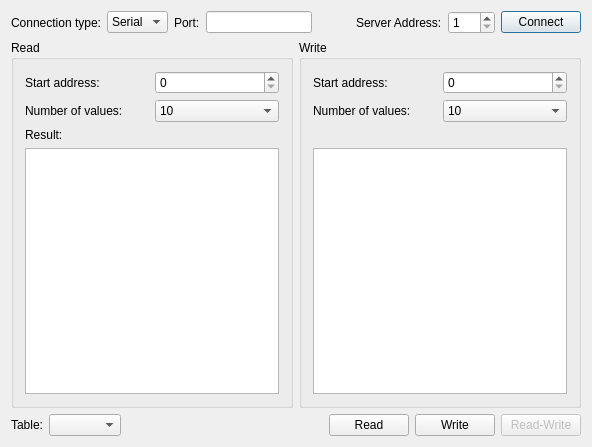
<?xml version="1.0" encoding="UTF-8"?>
<ui version="4.0">
 <class>MainBox</class>
 <widget class="QWidget" name="MainBox">
  <property name="geometry">
   <rect>
    <x>0</x>
    <y>0</y>
    <width>592</width>
    <height>447</height>
   </rect>
  </property>
  <property name="maximumSize">
   <size>
    <width>16777215</width>
    <height>1000</height>
   </size>
  </property>
  <property name="windowTitle">
   <string>Modbus Master Example</string>
  </property>
  <layout class="QVBoxLayout" name="verticalLayout_2">
   <item>
    <layout class="QVBoxLayout" name="verticalLayout">
     <item>
      <layout class="QGridLayout" name="gridLayout">
       <item row="0" column="5">
        <widget class="QLabel" name="label_27">
         <property name="sizePolicy">
          <sizepolicy hsizetype="Maximum" vsizetype="Preferred">
           <horstretch>0</horstretch>
           <verstretch>0</verstretch>
          </sizepolicy>
         </property>
         <property name="text">
          <string>Server Address:</string>
         </property>
        </widget>
       </item>
       <item row="0" column="7">
        <widget class="QPushButton" name="connectButton">
         <property name="sizePolicy">
          <sizepolicy hsizetype="Maximum" vsizetype="Fixed">
           <horstretch>0</horstretch>
           <verstretch>0</verstretch>
          </sizepolicy>
         </property>
         <property name="text">
          <string>Connect</string>
         </property>
         <property name="checkable">
          <bool>false</bool>
         </property>
         <property name="autoDefault">
          <bool>false</bool>
         </property>
         <property name="default">
          <bool>true</bool>
         </property>
        </widget>
       </item>
       <item row="0" column="4">
        <spacer name="horizontalSpacer">
         <property name="orientation">
          <enum>Qt::Horizontal</enum>
         </property>
         <property name="sizeHint" stdset="0">
          <size>
           <width>40</width>
           <height>20</height>
          </size>
         </property>
        </spacer>
       </item>
       <item row="0" column="6">
        <widget class="QSpinBox" name="serverEdit">
         <property name="sizePolicy">
          <sizepolicy hsizetype="Maximum" vsizetype="Fixed">
           <horstretch>0</horstretch>
           <verstretch>0</verstretch>
          </sizepolicy>
         </property>
         <property name="minimum">
          <number>1</number>
         </property>
         <property name="maximum">
          <number>247</number>
         </property>
        </widget>
       </item>
       <item row="0" column="1">
        <widget class="QComboBox" name="connectType">
         <item>
          <property name="text">
           <string>Serial</string>
          </property>
         </item>
         <item>
          <property name="text">
           <string>TCP</string>
          </property>
         </item>
        </widget>
       </item>
       <item row="0" column="2">
        <widget class="QLabel" name="label_2">
         <property name="sizePolicy">
          <sizepolicy hsizetype="Maximum" vsizetype="Preferred">
           <horstretch>0</horstretch>
           <verstretch>0</verstretch>
          </sizepolicy>
         </property>
         <property name="text">
          <string>Port:</string>
         </property>
        </widget>
       </item>
       <item row="0" column="0">
        <widget class="QLabel" name="label">
         <property name="text">
          <string>Connection type:</string>
         </property>
        </widget>
       </item>
       <item row="0" column="3">
        <widget class="QLineEdit" name="portEdit">
         <property name="sizePolicy">
          <sizepolicy hsizetype="Preferred" vsizetype="Fixed">
           <horstretch>0</horstretch>
           <verstretch>0</verstretch>
          </sizepolicy>
         </property>
        </widget>
       </item>
      </layout>
     </item>
     <item>
      <layout class="QHBoxLayout" name="horizontalLayout_2">
       <item>
        <widget class="QGroupBox" name="groupBox_2">
         <property name="minimumSize">
          <size>
           <width>250</width>
           <height>0</height>
          </size>
         </property>
         <property name="title">
          <string>Read</string>
         </property>
         <layout class="QGridLayout" name="gridLayout_3">
          <item row="0" column="0">
           <widget class="QLabel" name="label_4">
            <property name="text">
             <string>Start address:</string>
            </property>
           </widget>
          </item>
          <item row="0" column="1">
           <widget class="QSpinBox" name="readAddress">
            <property name="maximum">
             <number>9</number>
            </property>
           </widget>
          </item>
          <item row="1" column="0">
           <widget class="QLabel" name="label_5">
            <property name="text">
             <string>Number of values:</string>
            </property>
           </widget>
          </item>
          <item row="1" column="1">
           <widget class="QComboBox" name="readSize">
            <property name="currentIndex">
             <number>9</number>
            </property>
            <item>
             <property name="text">
              <string>1</string>
             </property>
            </item>
            <item>
             <property name="text">
              <string>2</string>
             </property>
            </item>
            <item>
             <property name="text">
              <string>3</string>
             </property>
            </item>
            <item>
             <property name="text">
              <string>4</string>
             </property>
            </item>
            <item>
             <property name="text">
              <string>5</string>
             </property>
            </item>
            <item>
             <property name="text">
              <string>6</string>
             </property>
            </item>
            <item>
             <property name="text">
              <string>7</string>
             </property>
            </item>
            <item>
             <property name="text">
              <string>8</string>
             </property>
            </item>
            <item>
             <property name="text">
              <string>9</string>
             </property>
            </item>
            <item>
             <property name="text">
              <string>10</string>
             </property>
            </item>
           </widget>
          </item>
          <item row="2" column="0">
           <widget class="QLabel" name="label_9">
            <property name="text">
             <string>Result:</string>
            </property>
           </widget>
          </item>
          <item row="3" column="0" colspan="2">
           <widget class="QListWidget" name="readValue">
            <property name="minimumSize">
             <size>
              <width>0</width>
              <height>0</height>
             </size>
            </property>
           </widget>
          </item>
         </layout>
        </widget>
       </item>
       <item>
        <widget class="QGroupBox" name="writeGroupBox">
         <property name="minimumSize">
          <size>
           <width>225</width>
           <height>0</height>
          </size>
         </property>
         <property name="title">
          <string>Write</string>
         </property>
         <layout class="QGridLayout" name="gridLayout_2">
          <item row="0" column="0">
           <widget class="QLabel" name="label_7">
            <property name="text">
             <string>Start address:</string>
            </property>
           </widget>
          </item>
          <item row="3" column="0" colspan="2">
           <widget class="QTreeView" name="writeValueTable">
            <property name="showDropIndicator" stdset="0">
             <bool>true</bool>
            </property>
            <property name="alternatingRowColors">
             <bool>true</bool>
            </property>
            <property name="rootIsDecorated">
             <bool>false</bool>
            </property>
            <property name="uniformRowHeights">
             <bool>true</bool>
            </property>
            <property name="itemsExpandable">
             <bool>false</bool>
            </property>
            <property name="expandsOnDoubleClick">
             <bool>false</bool>
            </property>
            <attribute name="headerVisible">
             <bool>true</bool>
            </attribute>
           </widget>
          </item>
          <item row="0" column="1">
           <widget class="QSpinBox" name="writeAddress">
            <property name="maximum">
             <number>9</number>
            </property>
           </widget>
          </item>
          <item row="1" column="0">
           <widget class="QLabel" name="label_8">
            <property name="text">
             <string>Number of values:</string>
            </property>
           </widget>
          </item>
          <item row="1" column="1">
           <widget class="QComboBox" name="writeSize">
            <property name="currentIndex">
             <number>9</number>
            </property>
            <item>
             <property name="text">
              <string>1</string>
             </property>
            </item>
            <item>
             <property name="text">
              <string>2</string>
             </property>
            </item>
            <item>
             <property name="text">
              <string>3</string>
             </property>
            </item>
            <item>
             <property name="text">
              <string>4</string>
             </property>
            </item>
            <item>
             <property name="text">
              <string>5</string>
             </property>
            </item>
            <item>
             <property name="text">
              <string>6</string>
             </property>
            </item>
            <item>
             <property name="text">
              <string>7</string>
             </property>
            </item>
            <item>
             <property name="text">
              <string>8</string>
             </property>
            </item>
            <item>
             <property name="text">
              <string>9</string>
             </property>
            </item>
            <item>
             <property name="text">
              <string>10</string>
             </property>
            </item>
           </widget>
          </item>
          <item row="2" column="0">
           <widget class="QLabel" name="label_3">
            <property name="text">
             <string/>
            </property>
           </widget>
          </item>
         </layout>
        </widget>
       </item>
      </layout>
     </item>
     <item>
      <layout class="QHBoxLayout" name="horizontalLayout">
       <item>
        <widget class="QLabel" name="label_6">
         <property name="text">
          <string>Table:</string>
         </property>
        </widget>
       </item>
       <item>
        <widget class="QComboBox" name="writeTable"/>
       </item>
       <item>
        <spacer name="horizontalSpacer_2">
         <property name="orientation">
          <enum>Qt::Horizontal</enum>
         </property>
         <property name="sizeHint" stdset="0">
          <size>
           <width>13</width>
           <height>17</height>
          </size>
         </property>
        </spacer>
       </item>
       <item>
        <widget class="QPushButton" name="readButton">
         <property name="sizePolicy">
          <sizepolicy hsizetype="Maximum" vsizetype="Fixed">
           <horstretch>0</horstretch>
           <verstretch>0</verstretch>
          </sizepolicy>
         </property>
         <property name="text">
          <string>Read</string>
         </property>
        </widget>
       </item>
       <item>
        <widget class="QPushButton" name="writeButton">
         <property name="text">
          <string>Write</string>
         </property>
        </widget>
       </item>
       <item>
        <widget class="QPushButton" name="readWriteButton">
         <property name="enabled">
          <bool>false</bool>
         </property>
         <property name="text">
          <string>Read-Write</string>
         </property>
        </widget>
       </item>
      </layout>
     </item>
    </layout>
   </item>
  </layout>
  <action name="actionConnect">
   <property name="icon">
    <iconset resource="../../master.qrc">
     <normaloff>:/images/connect.png</normaloff>:/images/connect.png</iconset>
   </property>
   <property name="text">
    <string>&amp;Connect</string>
   </property>
  </action>
  <action name="actionDisconnect">
   <property name="icon">
    <iconset resource="../../master.qrc">
     <normaloff>:/images/disconnect.png</normaloff>:/images/disconnect.png</iconset>
   </property>
   <property name="text">
    <string>&amp;Disconnect</string>
   </property>
  </action>
  <action name="actionExit">
   <property name="icon">
    <iconset resource="../../master.qrc">
     <normaloff>:/images/application-exit.png</normaloff>:/images/application-exit.png</iconset>
   </property>
   <property name="text">
    <string>&amp;Quit</string>
   </property>
  </action>
  <action name="actionOptions">
   <property name="icon">
    <iconset resource="../../master.qrc">
     <normaloff>:/images/settings.png</normaloff>:/images/settings.png</iconset>
   </property>
   <property name="text">
    <string>&amp;Options</string>
   </property>
  </action>
 </widget>
 <layoutdefault spacing="6" margin="11"/>
 <tabstops>
  <tabstop>connectType</tabstop>
  <tabstop>portEdit</tabstop>
  <tabstop>serverEdit</tabstop>
  <tabstop>connectButton</tabstop>
  <tabstop>readAddress</tabstop>
  <tabstop>readSize</tabstop>
  <tabstop>readValue</tabstop>
  <tabstop>writeAddress</tabstop>
  <tabstop>writeSize</tabstop>
  <tabstop>writeValueTable</tabstop>
  <tabstop>writeTable</tabstop>
  <tabstop>readButton</tabstop>
  <tabstop>writeButton</tabstop>
  <tabstop>readWriteButton</tabstop>
 </tabstops>
 <resources>
  <include location="../../master.qrc"/>
 </resources>
 <connections/>
</ui>
